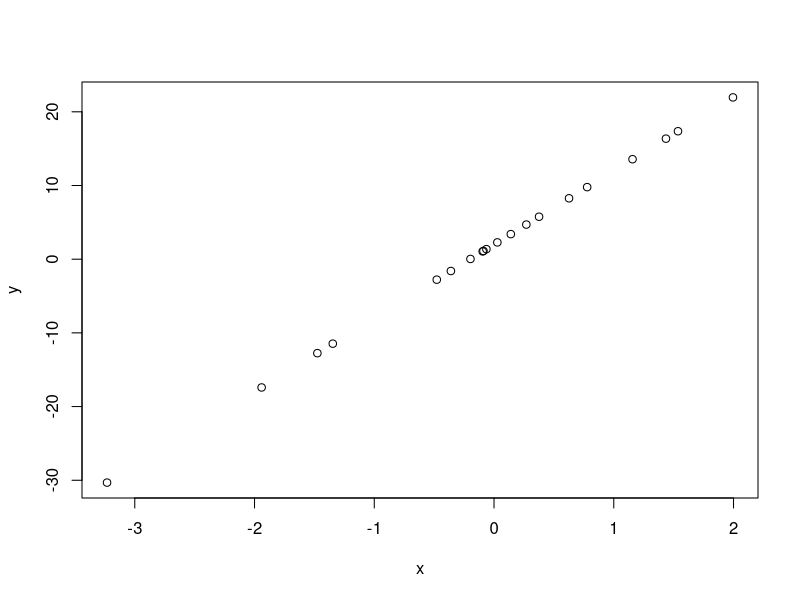
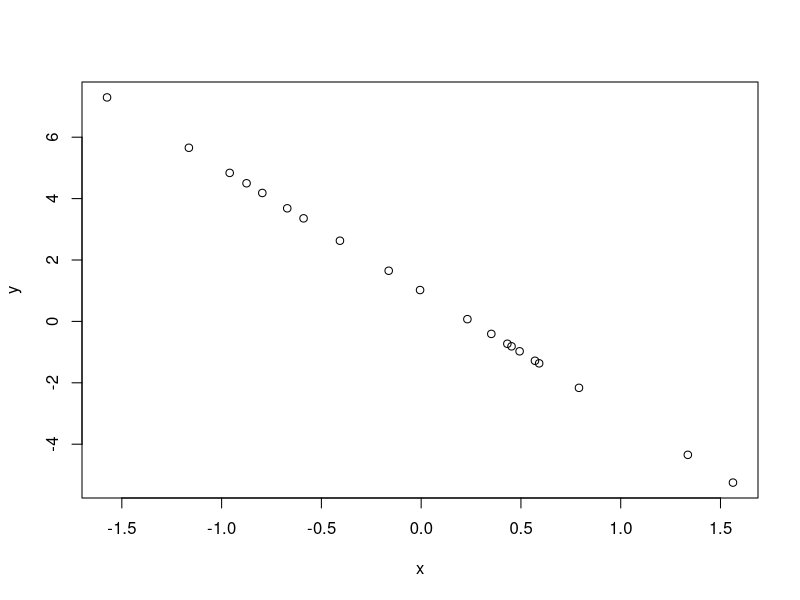
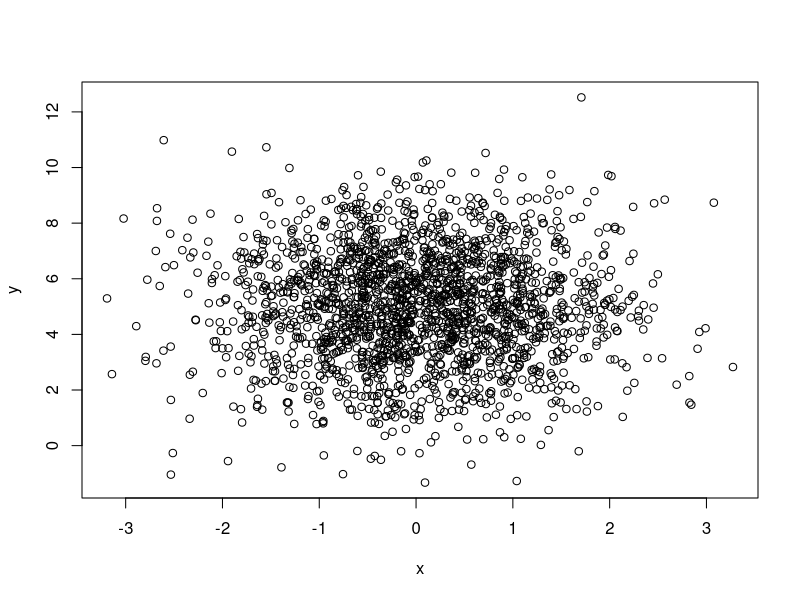

R code for these plots, in order:
## PDU
## Zadanie 1.2

?sd() # odchylenie standardowe

x <- rnorm(20, 0, 1); y <- 10*x+2
plot(x, y) # funkcja rysuje wykres par (x[1], y[1]), (x[2], y[2]), ..., (x[n], y[n])
x <- rnorm(20, 0, 1); y <- -4*x+1
plot(x, y)
x <- rnorm(2000, 0, 1); y <- rnorm(2000, 5, 2)
plot(x, y)


x <- rnorm(20, 0, 1); y <- 10*x+2

# zob. tez wyniki dla ponizszych wektorow
# x <- rnorm(20, 0, 1); y <- -4*x+1
# x <- rnorm(2000, 0, 1); y <- rnorm(2000, 5, 2)

# x - mean(x) # od elementów wektora odejmujemy ich średnią arytmetyczną
# (x - mean(x)) / sd(x) # każdy element dzielimy przez odchylenie standardowe x
# analogicznie dla wektora y:
# (y - mean(y)) / sd(y)
# ((x - mean(x))/sd(x)) * ((y - mean(y))/sd(y)) # mnożenie ,,elementwise''
# ostatecznie:
sum(((x - mean(x))/sd(x)) * ((y - mean(y))/sd(y))) / (length(x) - 1)
# lub możemy trochę uporządkować i otrzymać:
sum((x - mean(x)) * (y - mean(y))/(sd(x) * sd(y)))/(length(x) - 1)

# por:
cor(x, y, method="pearson")
